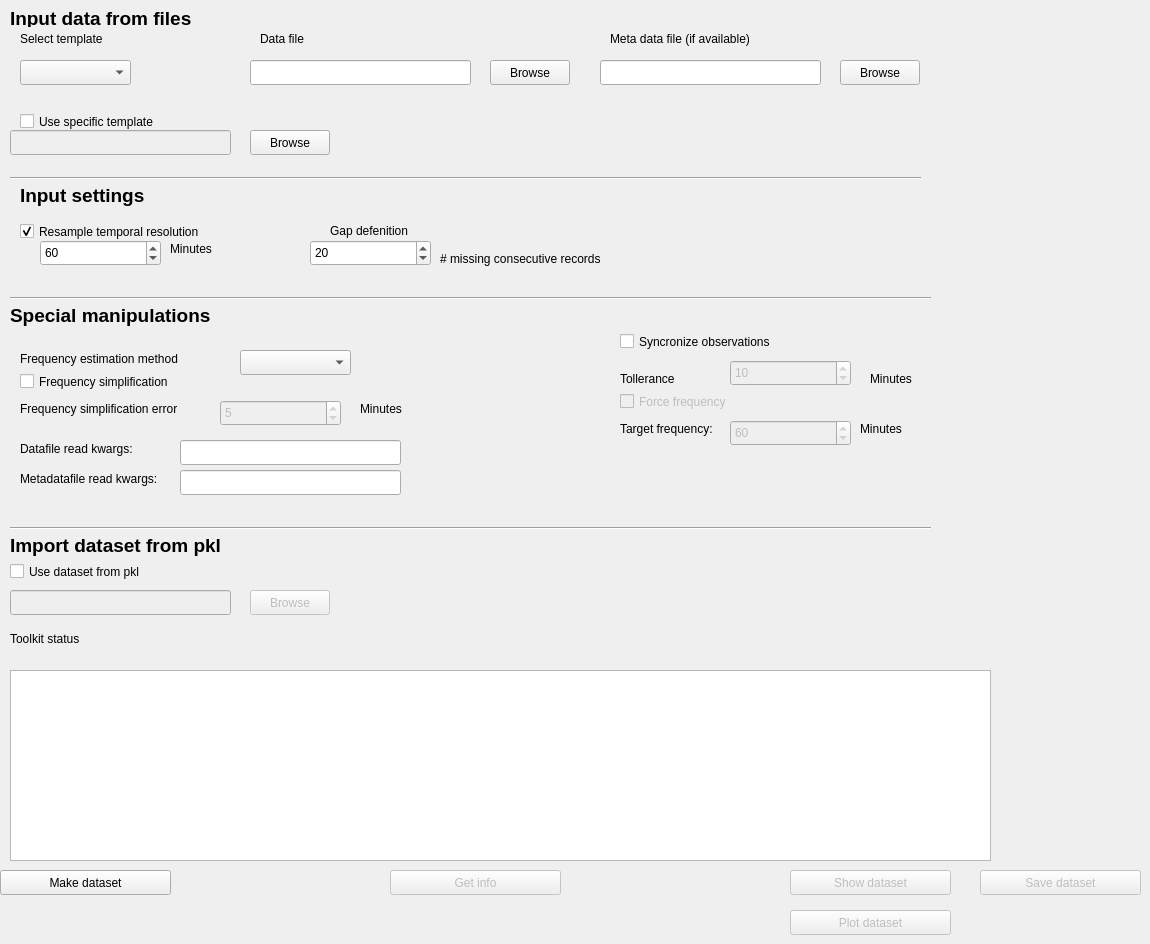
   <widget class="QWidget" name="tab_2">
    <attribute name="title">
     <string>Import data</string>
    </attribute>
    <widget class="QComboBox" name="select_temp">
     <property name="enabled">
      <bool>true</bool>
     </property>
     <property name="geometry">
      <rect>
       <x>20</x>
       <y>60</y>
       <width>111</width>
       <height>25</height>
      </rect>
     </property>
    </widget>
    <widget class="QLabel" name="label_29">
     <property name="geometry">
      <rect>
       <x>10</x>
       <y>10</y>
       <width>251</width>
       <height>17</height>
      </rect>
     </property>
     <property name="font">
      <font>
       <pointsize>14</pointsize>
       <weight>75</weight>
       <bold>true</bold>
      </font>
     </property>
     <property name="text">
      <string>Input data from files</string>
     </property>
    </widget>
    <widget class="QLabel" name="label_40">
     <property name="geometry">
      <rect>
       <x>20</x>
       <y>30</y>
       <width>101</width>
       <height>17</height>
      </rect>
     </property>
     <property name="text">
      <string>Select template</string>
     </property>
    </widget>
    <widget class="QLabel" name="label_41">
     <property name="geometry">
      <rect>
       <x>260</x>
       <y>30</y>
       <width>54</width>
       <height>17</height>
      </rect>
     </property>
     <property name="text">
      <string>Data file</string>
     </property>
    </widget>
    <widget class="QLabel" name="label_42">
     <property name="geometry">
      <rect>
       <x>610</x>
       <y>30</y>
       <width>171</width>
       <height>17</height>
      </rect>
     </property>
     <property name="text">
      <string>Meta data file (if available)</string>
     </property>
    </widget>
    <widget class="QLineEdit" name="metadata_file_T_2">
     <property name="geometry">
      <rect>
       <x>600</x>
       <y>60</y>
       <width>221</width>
       <height>25</height>
      </rect>
     </property>
    </widget>
    <widget class="QPushButton" name="Browse_metadata_B_2">
     <property name="geometry">
      <rect>
       <x>840</x>
       <y>60</y>
       <width>80</width>
       <height>25</height>
      </rect>
     </property>
     <property name="text">
      <string>Browse</string>
     </property>
    </widget>
    <widget class="QPushButton" name="Browse_data_B_2">
     <property name="geometry">
      <rect>
       <x>490</x>
       <y>60</y>
       <width>80</width>
       <height>25</height>
      </rect>
     </property>
     <property name="text">
      <string>Browse</string>
     </property>
    </widget>
    <widget class="QLineEdit" name="data_file_T_2">
     <property name="geometry">
      <rect>
       <x>250</x>
       <y>60</y>
       <width>221</width>
       <height>25</height>
      </rect>
     </property>
    </widget>
    <widget class="QLabel" name="label_43">
     <property name="geometry">
      <rect>
       <x>10</x>
       <y>630</y>
       <width>241</width>
       <height>17</height>
      </rect>
     </property>
     <property name="text">
      <string>Toolkit status</string>
     </property>
    </widget>
    <widget class="QPushButton" name="make_dataset">
     <property name="geometry">
      <rect>
       <x>0</x>
       <y>870</y>
       <width>171</width>
       <height>25</height>
      </rect>
     </property>
     <property name="text">
      <string>Make dataset</string>
     </property>
    </widget>
    <widget class="Line" name="line_2">
     <property name="geometry">
      <rect>
       <x>10</x>
       <y>170</y>
       <width>911</width>
       <height>16</height>
      </rect>
     </property>
     <property name="orientation">
      <enum>Qt::Horizontal</enum>
     </property>
    </widget>
    <widget class="QSpinBox" name="resample_spinbox">
     <property name="geometry">
      <rect>
       <x>40</x>
       <y>240</y>
       <width>121</width>
       <height>26</height>
      </rect>
     </property>
     <property name="autoFillBackground">
      <bool>false</bool>
     </property>
     <property name="suffix">
      <string/>
     </property>
     <property name="minimum">
      <number>5</number>
     </property>
     <property name="maximum">
      <number>2000</number>
     </property>
     <property name="singleStep">
      <number>5</number>
     </property>
     <property name="value">
      <number>60</number>
     </property>
    </widget>
    <widget class="QCheckBox" name="resample_box">
     <property name="geometry">
      <rect>
       <x>20</x>
       <y>220</y>
       <width>321</width>
       <height>23</height>
      </rect>
     </property>
     <property name="text">
      <string>Resample temporal resolution</string>
     </property>
     <property name="checked">
      <bool>true</bool>
     </property>
    </widget>
    <widget class="QTextEdit" name="prompt">
     <property name="geometry">
      <rect>
       <x>10</x>
       <y>670</y>
       <width>981</width>
       <height>191</height>
      </rect>
     </property>
    </widget>
    <widget class="Line" name="line_3">
     <property name="geometry">
      <rect>
       <x>10</x>
       <y>290</y>
       <width>921</width>
       <height>16</height>
      </rect>
     </property>
     <property name="orientation">
      <enum>Qt::Horizontal</enum>
     </property>
    </widget>
    <widget class="QPushButton" name="show_dataset">
     <property name="enabled">
      <bool>false</bool>
     </property>
     <property name="geometry">
      <rect>
       <x>790</x>
       <y>870</y>
       <width>161</width>
       <height>25</height>
      </rect>
     </property>
     <property name="text">
      <string>Show dataset</string>
     </property>
    </widget>
    <widget class="QPushButton" name="plot_dataset">
     <property name="enabled">
      <bool>false</bool>
     </property>
     <property name="geometry">
      <rect>
       <x>790</x>
       <y>910</y>
       <width>161</width>
       <height>25</height>
      </rect>
     </property>
     <property name="text">
      <string>Plot dataset</string>
     </property>
    </widget>
    <widget class="QPushButton" name="get_info">
     <property name="enabled">
      <bool>false</bool>
     </property>
     <property name="geometry">
      <rect>
       <x>390</x>
       <y>870</y>
       <width>171</width>
       <height>25</height>
      </rect>
     </property>
     <property name="text">
      <string>Get info</string>
     </property>
    </widget>
    <widget class="QCheckBox" name="use_specific_temp">
     <property name="geometry">
      <rect>
       <x>20</x>
       <y>110</y>
       <width>181</width>
       <height>23</height>
      </rect>
     </property>
     <property name="text">
      <string>Use specific template</string>
     </property>
    </widget>
    <widget class="QLineEdit" name="specific_temp_path">
     <property name="enabled">
      <bool>false</bool>
     </property>
     <property name="geometry">
      <rect>
       <x>10</x>
       <y>130</y>
       <width>221</width>
       <height>25</height>
      </rect>
     </property>
    </widget>
    <widget class="QLabel" name="label_28">
     <property name="geometry">
      <rect>
       <x>170</x>
       <y>240</y>
       <width>54</width>
       <height>17</height>
      </rect>
     </property>
     <property name="text">
      <string>Minutes</string>
     </property>
    </widget>
    <widget class="QLabel" name="label_55">
     <property name="geometry">
      <rect>
       <x>20</x>
       <y>180</y>
       <width>181</width>
       <height>31</height>
      </rect>
     </property>
     <property name="font">
      <font>
       <pointsize>14</pointsize>
       <weight>75</weight>
       <bold>true</bold>
      </font>
     </property>
     <property name="text">
      <string>Input settings</string>
     </property>
    </widget>
    <widget class="QLabel" name="label_56">
     <property name="geometry">
      <rect>
       <x>330</x>
       <y>220</y>
       <width>91</width>
       <height>21</height>
      </rect>
     </property>
     <property name="text">
      <string>Gap defenition</string>
     </property>
    </widget>
    <widget class="QSpinBox" name="gap_def_spinner">
     <property name="geometry">
      <rect>
       <x>310</x>
       <y>240</y>
       <width>121</width>
       <height>26</height>
      </rect>
     </property>
     <property name="autoFillBackground">
      <bool>false</bool>
     </property>
     <property name="suffix">
      <string/>
     </property>
     <property name="minimum">
      <number>2</number>
     </property>
     <property name="maximum">
      <number>2000</number>
     </property>
     <property name="singleStep">
      <number>1</number>
     </property>
     <property name="value">
      <number>20</number>
     </property>
    </widget>
    <widget class="QLabel" name="label_57">
     <property name="geometry">
      <rect>
       <x>440</x>
       <y>250</y>
       <width>231</width>
       <height>17</height>
      </rect>
     </property>
     <property name="text">
      <string># missing consecutive records</string>
     </property>
    </widget>
    <widget class="QPushButton" name="show_dataset_2">
     <property name="enabled">
      <bool>false</bool>
     </property>
     <property name="geometry">
      <rect>
       <x>980</x>
       <y>870</y>
       <width>161</width>
       <height>25</height>
      </rect>
     </property>
     <property name="text">
      <string>Save dataset</string>
     </property>
    </widget>
    <widget class="QLabel" name="label_58">
     <property name="geometry">
      <rect>
       <x>10</x>
       <y>300</y>
       <width>251</width>
       <height>31</height>
      </rect>
     </property>
     <property name="font">
      <font>
       <pointsize>14</pointsize>
       <weight>75</weight>
       <bold>true</bold>
      </font>
     </property>
     <property name="text">
      <string>Special manipulations</string>
     </property>
    </widget>
    <widget class="QCheckBox" name="sync_obs">
     <property name="geometry">
      <rect>
       <x>620</x>
       <y>330</y>
       <width>321</width>
       <height>23</height>
      </rect>
     </property>
     <property name="text">
      <string>Syncronize observations</string>
     </property>
     <property name="checked">
      <bool>false</bool>
     </property>
    </widget>
    <widget class="QComboBox" name="freq_est_method">
     <property name="enabled">
      <bool>true</bool>
     </property>
     <property name="geometry">
      <rect>
       <x>240</x>
       <y>350</y>
       <width>111</width>
       <height>25</height>
      </rect>
     </property>
    </widget>
    <widget class="QLabel" name="label_44">
     <property name="geometry">
      <rect>
       <x>20</x>
       <y>350</y>
       <width>201</width>
       <height>17</height>
      </rect>
     </property>
     <property name="text">
      <string>Frequency estimation method</string>
     </property>
    </widget>
    <widget class="QCheckBox" name="freq_simpl">
     <property name="geometry">
      <rect>
       <x>20</x>
       <y>370</y>
       <width>181</width>
       <height>23</height>
      </rect>
     </property>
     <property name="text">
      <string>Frequency simplification</string>
     </property>
    </widget>
    <widget class="QSpinBox" name="freq_simpl_spinner">
     <property name="enabled">
      <bool>false</bool>
     </property>
     <property name="geometry">
      <rect>
       <x>220</x>
       <y>400</y>
       <width>121</width>
       <height>26</height>
      </rect>
     </property>
     <property name="autoFillBackground">
      <bool>false</bool>
     </property>
     <property name="suffix">
      <string/>
     </property>
     <property name="minimum">
      <number>1</number>
     </property>
     <property name="maximum">
      <number>120</number>
     </property>
     <property name="singleStep">
      <number>1</number>
     </property>
     <property name="value">
      <number>5</number>
     </property>
    </widget>
    <widget class="QLabel" name="label_45">
     <property name="geometry">
      <rect>
       <x>20</x>
       <y>400</y>
       <width>171</width>
       <height>17</height>
      </rect>
     </property>
     <property name="text">
      <string>Frequency simplification error</string>
     </property>
    </widget>
    <widget class="QLabel" name="label_46">
     <property name="geometry">
      <rect>
       <x>360</x>
       <y>400</y>
       <width>54</width>
       <height>17</height>
      </rect>
     </property>
     <property name="text">
      <string>Minutes</string>
     </property>
    </widget>
    <widget class="QLabel" name="label_59">
     <property name="geometry">
      <rect>
       <x>20</x>
       <y>440</y>
       <width>131</width>
       <height>17</height>
      </rect>
     </property>
     <property name="text">
      <string>Datafile read kwargs:</string>
     </property>
    </widget>
    <widget class="QLineEdit" name="data_kwargs">
     <property name="geometry">
      <rect>
       <x>180</x>
       <y>440</y>
       <width>221</width>
       <height>25</height>
      </rect>
     </property>
    </widget>
    <widget class="QLabel" name="label_60">
     <property name="geometry">
      <rect>
       <x>20</x>
       <y>470</y>
       <width>151</width>
       <height>17</height>
      </rect>
     </property>
     <property name="text">
      <string>Metadatafile read kwargs:</string>
     </property>
    </widget>
    <widget class="QLineEdit" name="metadata_kwargs">
     <property name="geometry">
      <rect>
       <x>180</x>
       <y>470</y>
       <width>221</width>
       <height>25</height>
      </rect>
     </property>
    </widget>
    <widget class="QLabel" name="label_61">
     <property name="geometry">
      <rect>
       <x>870</x>
       <y>370</y>
       <width>54</width>
       <height>17</height>
      </rect>
     </property>
     <property name="text">
      <string>Minutes</string>
     </property>
    </widget>
    <widget class="QSpinBox" name="sync_obs_tol_spinner">
     <property name="enabled">
      <bool>false</bool>
     </property>
     <property name="geometry">
      <rect>
       <x>730</x>
       <y>360</y>
       <width>121</width>
       <height>26</height>
      </rect>
     </property>
     <property name="autoFillBackground">
      <bool>false</bool>
     </property>
     <property name="suffix">
      <string/>
     </property>
     <property name="minimum">
      <number>1</number>
     </property>
     <property name="maximum">
      <number>2000</number>
     </property>
     <property name="singleStep">
      <number>1</number>
     </property>
     <property name="value">
      <number>10</number>
     </property>
    </widget>
    <widget class="QLabel" name="label_62">
     <property name="geometry">
      <rect>
       <x>620</x>
       <y>370</y>
       <width>151</width>
       <height>17</height>
      </rect>
     </property>
     <property name="text">
      <string>Tollerance</string>
     </property>
    </widget>
    <widget class="QCheckBox" name="sync_obs_force">
     <property name="enabled">
      <bool>false</bool>
     </property>
     <property name="geometry">
      <rect>
       <x>620</x>
       <y>390</y>
       <width>321</width>
       <height>23</height>
      </rect>
     </property>
     <property name="text">
      <string>Force frequency</string>
     </property>
     <property name="checked">
      <bool>false</bool>
     </property>
    </widget>
    <widget class="QLabel" name="label_63">
     <property name="geometry">
      <rect>
       <x>620</x>
       <y>420</y>
       <width>151</width>
       <height>17</height>
      </rect>
     </property>
     <property name="text">
      <string>Target frequency:</string>
     </property>
    </widget>
    <widget class="QSpinBox" name="sync_obs_force_spinner">
     <property name="enabled">
      <bool>false</bool>
     </property>
     <property name="geometry">
      <rect>
       <x>730</x>
       <y>420</y>
       <width>121</width>
       <height>26</height>
      </rect>
     </property>
     <property name="autoFillBackground">
      <bool>false</bool>
     </property>
     <property name="suffix">
      <string/>
     </property>
     <property name="minimum">
      <number>1</number>
     </property>
     <property name="maximum">
      <number>2000</number>
     </property>
     <property name="singleStep">
      <number>10</number>
     </property>
     <property name="value">
      <number>60</number>
     </property>
    </widget>
    <widget class="QLabel" name="label_81">
     <property name="geometry">
      <rect>
       <x>860</x>
       <y>420</y>
       <width>54</width>
       <height>17</height>
      </rect>
     </property>
     <property name="text">
      <string>Minutes</string>
     </property>
    </widget>
    <widget class="Line" name="line_4">
     <property name="geometry">
      <rect>
       <x>10</x>
       <y>520</y>
       <width>921</width>
       <height>16</height>
      </rect>
     </property>
     <property name="orientation">
      <enum>Qt::Horizontal</enum>
     </property>
    </widget>
    <widget class="QLabel" name="label_82">
     <property name="geometry">
      <rect>
       <x>10</x>
       <y>530</y>
       <width>251</width>
       <height>31</height>
      </rect>
     </property>
     <property name="font">
      <font>
       <pointsize>14</pointsize>
       <weight>75</weight>
       <bold>true</bold>
      </font>
     </property>
     <property name="text">
      <string>Import dataset from pkl</string>
     </property>
    </widget>
    <widget class="QPushButton" name="pkl_browser">
     <property name="enabled">
      <bool>false</bool>
     </property>
     <property name="geometry">
      <rect>
       <x>250</x>
       <y>590</y>
       <width>80</width>
       <height>25</height>
      </rect>
     </property>
     <property name="text">
      <string>Browse</string>
     </property>
    </widget>
    <widget class="QLineEdit" name="pkl_path">
     <property name="enabled">
      <bool>false</bool>
     </property>
     <property name="geometry">
      <rect>
       <x>10</x>
       <y>590</y>
       <width>221</width>
       <height>25</height>
      </rect>
     </property>
    </widget>
    <widget class="QCheckBox" name="use_pkl">
     <property name="geometry">
      <rect>
       <x>10</x>
       <y>560</y>
       <width>321</width>
       <height>23</height>
      </rect>
     </property>
     <property name="text">
      <string>Use dataset from pkl</string>
     </property>
     <property name="checked">
      <bool>false</bool>
     </property>
    </widget>
    <widget class="QPushButton" name="Browse_specific_temp">
     <property name="geometry">
      <rect>
       <x>250</x>
       <y>130</y>
       <width>80</width>
       <height>25</height>
      </rect>
     </property>
     <property name="text">
      <string>Browse</string>
     </property>
    </widget>
   </widget>
